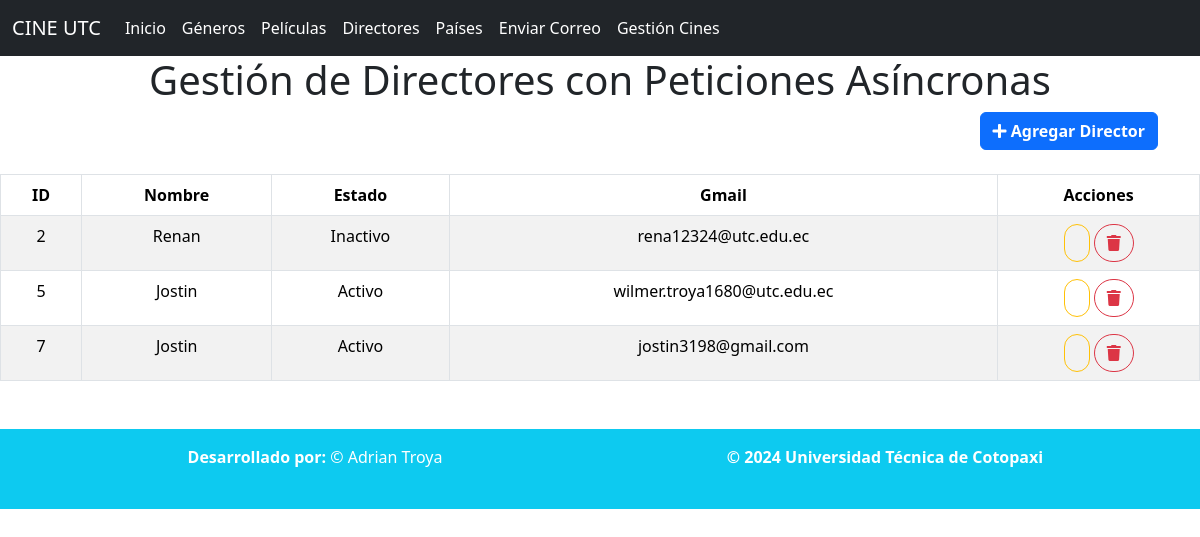
/listadoDirectores/, run on the app's committed database.
### Aplicaciones/Cartelera/models.py (models this page shows, shortened)
class Director(models.Model):
    id=models.AutoField(primary_key=True)
    dni = models.CharField(max_length=20)
    apellido = models.CharField(max_length=50)
    nombre = models.CharField(max_length=50)
    gmail = models.EmailField(max_length=254, blank=True, null=True)  # Nuevo campo
    estado = models.BooleanField(default=True)
    portada = models.ImageField(upload_to='directores/', blank=True, null=True)

### Aplicaciones/Cartelera/views.py (the view)
# urls.py: path('listadoDirectores/', views.listadoDirectores, name='listadoDirectores'),
def listadoDirectores(request):
    directores = Director.objects.all()
    return render(request, "listadoDirectores.html", {'directores': directores})

### Aplicaciones/Cartelera/templates/listadoDirectores.html (shortened to what this page needs)
{% extends "./plantilla.html" %}
{% load static %}
{% block body %}
<div class="container">
    <h1 class="text-center">Gestión de Directores con Peticiones Asíncronas</h1>
    <div class="row">
        <div class="col-md-12 text-end">
            <button type="button" class="btn btn-primary" data-bs-toggle="modal" data-bs-target="#exampleModal">
                <i class="fas fa-plus"></i>
                <b>Agregar Director</b>
            </button>
        </div>
    </div>
</div>
<br>
<table class="table table-bordered table-striped table-hover" id="tbl-directores">
    <thead>
        <tr>
            <th class="text-center">ID</th>
            <th class="text-center">Nombre</th>
            <th class="text-center">Estado</th>
            <th class="text-center">Gmail</th>
            <th class="text-center">Acciones</th>
        </tr>
    </thead>
    <tbody>
        {% for director in directores %}
        <tr>
            <td class="text-center">{{ director.id }}</td>
            <td class="text-center">{{ director.nombre }}</td>
            <td class="text-center">{{ director.estado|yesno:"Activo,Inactivo" }}</td>
            <td class="text-center">{{ director.gmail }}</td>
            <td class="text-center">
                <a href="#" class="btn btn-outline-warning btn-circle" title="Editar Director" onclick="mostrarFormularioEditar({{ director.id }})">
                </a>
                <a href="#" onclick="return confirmarEliminarDirector({{ director.id }});" class="btn btn-outline-danger btn-circle" title="Eliminar Director">
                    <i class="fas fa-trash"></i>
                </a>
            </td>
        </tr>
        {% endfor %}
    </tbody>
</table>
{% endblock %}

### Aplicaciones/Cartelera/templates/listadoDirectores.html (style rules this page uses)
.btn-circle { border-radius: 100px !important; }

### data on the page
Director: id "2", nombre "Renan", estado "Inactivo", gmail "rena12324@utc.edu.ec"
Director: id "5", nombre "Jostin", estado "Activo", gmail "wilmer.troya1680@utc.edu.ec"
Director: id "7", nombre "Jostin", estado "Activo", gmail "jostin3198@gmail.com"
